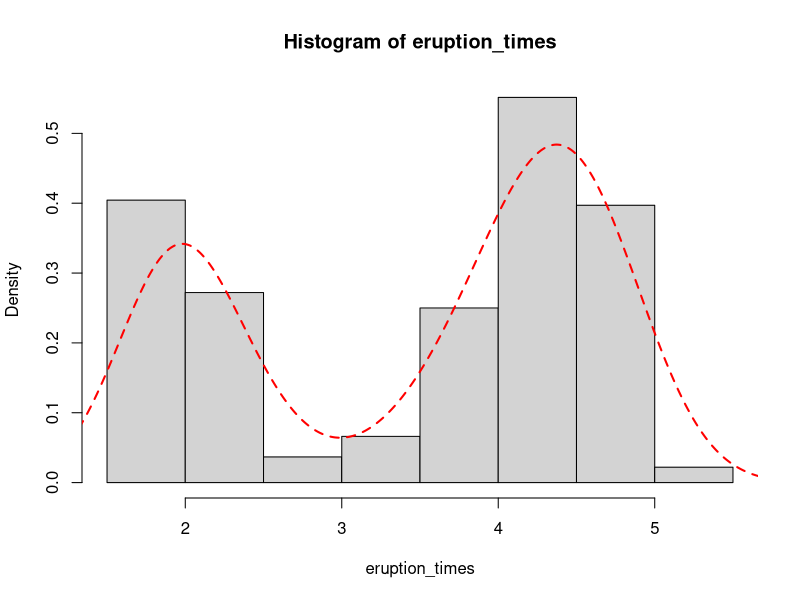

Recreate this plot in R. (Note: this script raises an error after producing the figure.)
rm(list = ls())

#Exercise 1

#a)
X <- matrix(c(5, 6, 0, 6, 0, 5, 8, 9, 8), 3, 3)
b <- c(3, 5, 7)

det(X)
Y <- solve(X) %*% b

#b)
solve(X, b)

#c)
apply(X, MARGIN = 2, FUN = mean)
colMeans(X)

#d)
apply(X, MARGIN = 2, FUN = sd)

#e)
sorted <- apply(X, MARGIN = 1, FUN = sort, decreasing = TRUE)
sorted
t(sorted)


#Exercise 2

i <- 0
j <- 1

while(i < 1){
  
  x <- rnorm(100)
  y <- rnorm(100)
  
  res_lm <- lm(y ~ x)
  #without constant: lm(y ~ x -1)
  t <- res_lm$coefficients[2] / sqrt(diag(vcov(res_lm)))[2]
  
  if(abs(t) > qnorm(0.975)){
    i <- 1
  }
  print(j)
  j <- j + 1
}

#Exercise 3
library(carData)
#a)
Duncan$income[6]
Duncan[6, 2]
Duncan$income

#b)
Duncan$prestige
Duncan[, 4]
Duncan[, "prestige"]

#c)
Duncan[10, ]

#d)
Duncan$income[8:nrow(Duncan)]

#e)
Duncan[c(TRUE, FALSE), ]
Duncan[seq(from = 1, to = nrow(Duncan), by = 2), ]


#Exercise 4
faithful
?faithful

#a)
mean_std <- function(vec){
  avg <- sum(vec) / length(vec)
  res <- (1 / (length(vec) - 1)) * sum((vec - avg)^2)
  return(list(mean = avg, standard_dev = sqrt(res)))
}

res = mean_std(faithful$eruptions)

#b)
eruption_times <- faithful$eruptions

hist(eruption_times, probability = TRUE)
lines(density(eruption_times), col="red", lwd=2, lty="dashed")

#Exercise 5
getwd()

setwd("path_to_the_folder_where_your_data_is_located")
lwahl <- read.csv("Landtagswahl.csv",
                  header = TRUE)
lwahl <- read.csv("Landtagswahl.csv",
                  header = TRUE, row.names = 1)

?read.csv
#a)
row.names(lwahl) <- c("Wahlberechtigte", "ungueltige_Stimmen",
                      "Stimmen_fuer_SPD", "Stimmen_fuer_CDU",
                      "Stimmen_fuer_FDP",
                      "Stimmen_fuer_die_Gruenen", 
                      "Stimmen_fuer_sonstige_Parteien")

# if you want to change only one row name:
# row.names(lwahl)[1] <- c("hello")

# optional:
lwahl_reduced <- lwahl[,-1]

colnames(lwahl_reduced) <- c("Landtagswahl1996", "Landtagswahl2001")


#c)
voters <- c(sum(lwahl_reduced[-1, "Landtagswahl1996"] - lwahl_reduced[2, "Landtagswahl1996"]),
            sum(lwahl_reduced[-1, "Landtagswahl2001"] - lwahl_reduced[2, "Landtagswahl2001"]))

eligible <- lwahl_reduced[1, ]

turnout <- voters / (eligible) * 100


#d)
barplot(lwahl_reduced$Landtagswahl1996[3:nrow(lwahl_reduced)],
        names.arg = c("SPD", "CDU", "FDP", "Gruene", "Sonstige"),
        col = c("red", "black", "yellow", "green", "grey"))

barplot(lwahl_reduced$Landtagswahl2001[3:nrow(lwahl_reduced)],
        names.arg = c("SPD", "CDU", "FDP", "Gruene", "Sonstige"),
        col = c("red", "black", "yellow", "green", "grey"))

?barplot






















